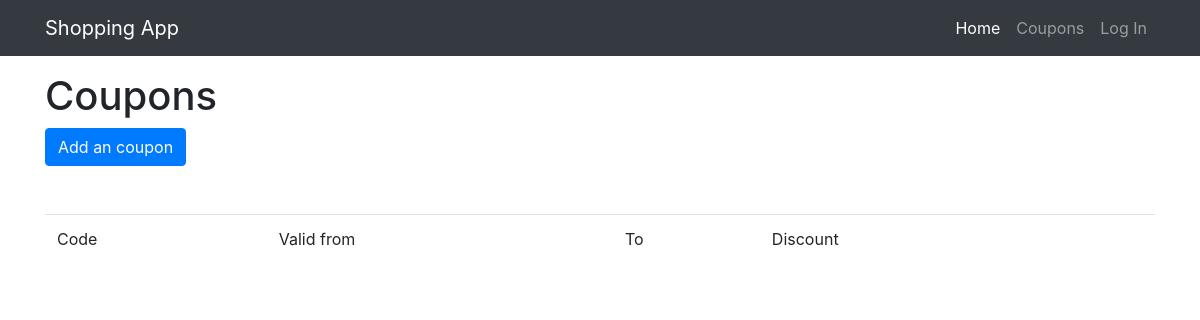
Page /coupons/list on the earlier database version.
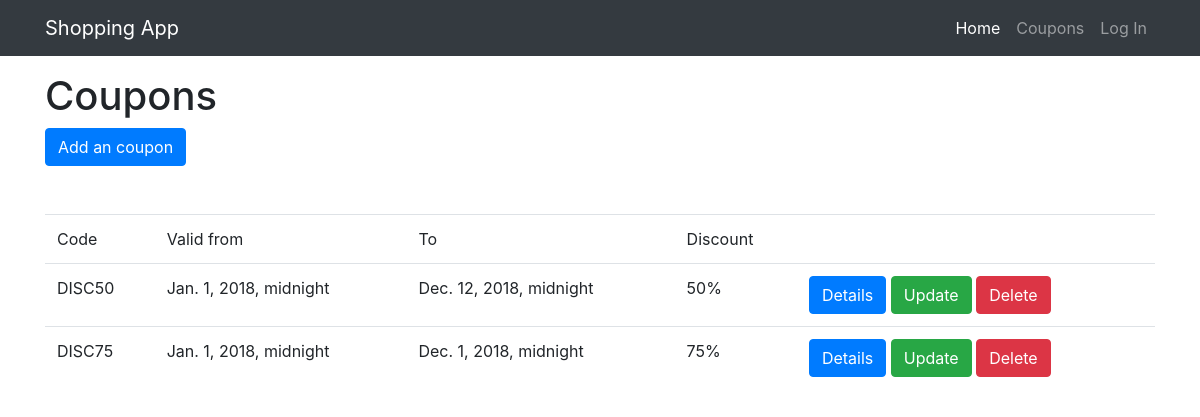
Same page on the later database version.
### coupons/models.py (models this page shows, shortened)
class Coupon(models.Model):
    code = models.CharField(max_length=50)
    valid_from = models.DateTimeField()
    valid_to = models.DateTimeField()
    discount = models.IntegerField(
        validators=[MinValueValidator(0), MaxValueValidator(100)])
    active = models.BooleanField()

### coupons/views.py (the view)
# urls.py: path('list', views.ListACouponView.as_view(), name='coupon_list_a'),
class ListACouponView(views.LoginRequiredMixin,
                      views.PermissionRequiredMixin,
                      ListView):
    permission_required = "coupons.change_coupons"
    model = Coupon
    template_name = 'coupon/lista.html'

### coupons/templates/coupon/lista.html (shortened to what this page needs)
{% extends "base.html" %}
{% load i18n %}
{% block content %}
<div class="row">
    <div class="col-sm-12">
        <h1>Coupons</h1>
        <a href="{% url 'coupon:coupon_add' %}" class="btn btn-primary">{%trans 'Add an coupon' %}</a></br></br></br>
        <table class="table">
            <tr>
                <td>Code</td>
                <td>Valid from</td>
                <td>To</td>
                <td>Discount</td>
                <td></td>
            </tr>
            {% for coupon in object_list %}
            <tr>
                <td>{{ coupon.code }}</td>
                <td>{{ coupon.valid_from }}</td>
                <td>{{ coupon.valid_to }}</td>
                <td>{{ coupon.discount }}%</td>
                <td>
                    <a href="{% url 'coupon:coupon_details' coupon.id %}" class="btn btn-primary">Details</a> <a href="{% url 'coupon:coupon_update' coupon.id %}" class="btn btn-success">{% trans 'Update'%}</a> <a href="{% url 'coupon:coupon_delete' coupon.id %}" class="btn btn-danger">{% trans 'Delete' %}</a></li>
                </td>
            </tr>
            {% endfor %}
        </table>
    </div>
</div>
{% endblock %}

Differences in the rows shown:
added Coupon: code "DISC50", valid_from "Jan. 1, 2018, midnight", valid_to "Dec. 12, 2018, midnight", discount "50"
added Coupon: code "DISC75", valid_from "Jan. 1, 2018, midnight", valid_to "Dec. 1, 2018, midnight", discount "75"
